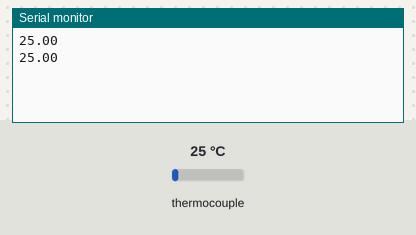
Simulated run of this sketch. Board: Arduino Uno, built with avr-gcc and run on an emulated ATmega328P. On the bench: the last lines printed to the serial monitor. Inputs (shaded band) come from the test bench; at power-on: thermocouple 25 °C.

Above: at 1.7 s.
1.8 s: thermocouple set to 6 °C
At 2.9 s:
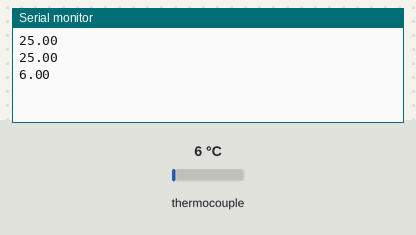
3.3 s: thermocouple set to 75 °C
At 4.3 s:
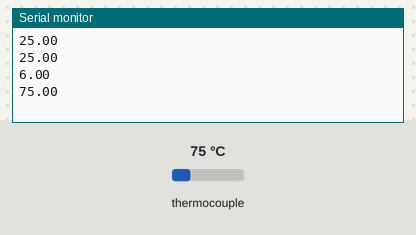
Timing chart, 0 to 6.3 s (numbered marks = the images above; inputs shaded):
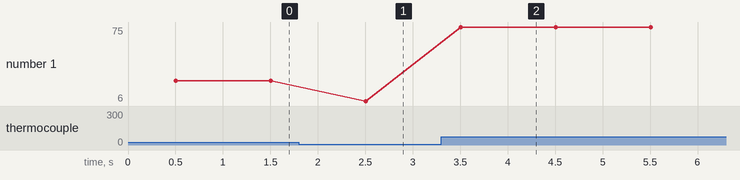

Measured:
- after the input at 1.8 s, the serial monitor: prints a new line after 0.70 s (image 1)
- after the input at 3.3 s, the serial monitor: prints a new line after 0.20 s (image 2)
- plotted number 1: 25 → 6 after the input at 1.8 s, 6 → 75 after the input at 3.3 s

The sketch:

Serial_matlab_thermocouple.ino
```cpp
/*
  MATLAB Thermocouple, to be used in conjugation with MATLAB.

  This code when uploaded to an Arduino circuit, will print the temperature readout form a thermocouple to the serial port.
  The companion script for MATLAB https://github.com/nakulbende/Thermocouple_MATLAB can be used to log this into a timestamped datasheet.

  modified 09/24/2015
  by Nakul Bende
*/

#include <SPI.h>
#include "Adafruit_MAX31855.h" //Using the MAX31855 breakout board.

// Default connection is using software SPI, but comment and uncomment one of
// the two examples below to switch between software SPI and hardware SPI:

// Example creating a thermocouple instance with software SPI on any three
// digital IO pins. The CD, CLK pins will change according to what board you use.
#define DO   3
#define SDA  4 //for Uno
#define SCL  5 //for Uno
Adafruit_MAX31855 thermocouple(SCL, SDA, DO);

// Example creating a thermocouple instance with hardware SPI (Uno/Mega only)
// on a given CS pin.
//#define CS   4
//Adafruit_MAX31855 thermocouple(CS);

void setup() {
  Serial.begin(9600);
  delay(500);
}

void loop() {
  // basic readout test, just print the current temp
  //Serial.print("Internal Temp = ");
  //Internal temperature
  //Serial.println(thermocouple.readInternal());
  double c = thermocouple.readCelsius();
  if (isnan(c)) {
    Serial.println("Something wrong with thermocouple!");
  } else {
    //Serial.print("C = ");
    Serial.println(c);
  }
  //Serial.print("F = ");
  //Serial.println(thermocouple.readFarenheit());

  delay(1000);
}
```
